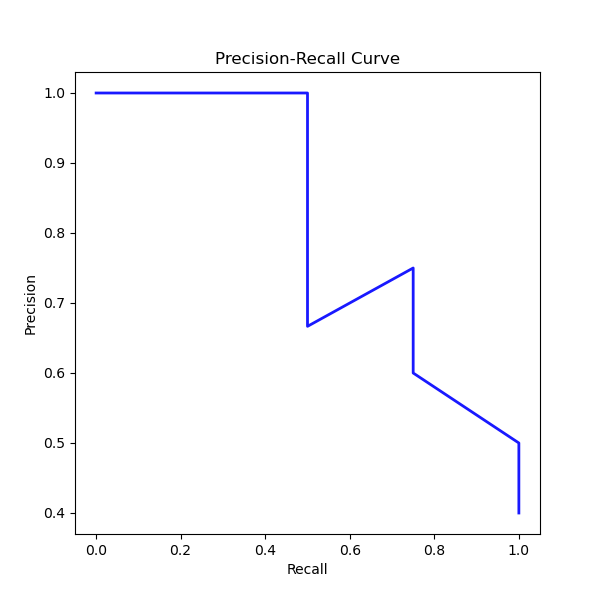

This chart was generated by the following Python code:
mport numpy as np
import matplotlib.pyplot as plt
from sklearn.metrics import precision_recall_curve, roc_curve, roc_auc_score

# 准备数据
Y_true = np.array([1, 0, 0, 1, 0, 0, 1, 1, 0, 0])
Y_score = np.array([0.90, 0.40, 0.20, 0.60, 0.50, 0.40, 0.70, 0.40, 0.65, 0.35])

# 计算PR曲线
precision, recall, _ = precision_recall_curve(Y_true, Y_score)
plt.figure(1, figsize=(6, 6))
plt.plot(recall, precision, color='b', alpha=0.9, lw=2)
plt.xlabel('Recall')
plt.ylabel('Precision')
plt.title('Precision-Recall Curve')

# 计算ROC曲线
fpr, tpr, _ = roc_curve(Y_true, Y_score)
plt.figure(2, figsize=(6, 6))
plt.plot(fpr, tpr, color='darkorange', lw=2)
plt.plot([0, 1], [0, 1], color='navy', lw=2, linestyle='--')
plt.xlabel('False Positive Rate')
plt.ylabel('True Positive Rate')
plt.title('Receiver Operating Characteristic (ROC) Curve')

# 计算AUC值
auc = roc_auc_score(Y_true, Y_score)
print("AUC值为:", auc)

# 显示图像
plt.show()
